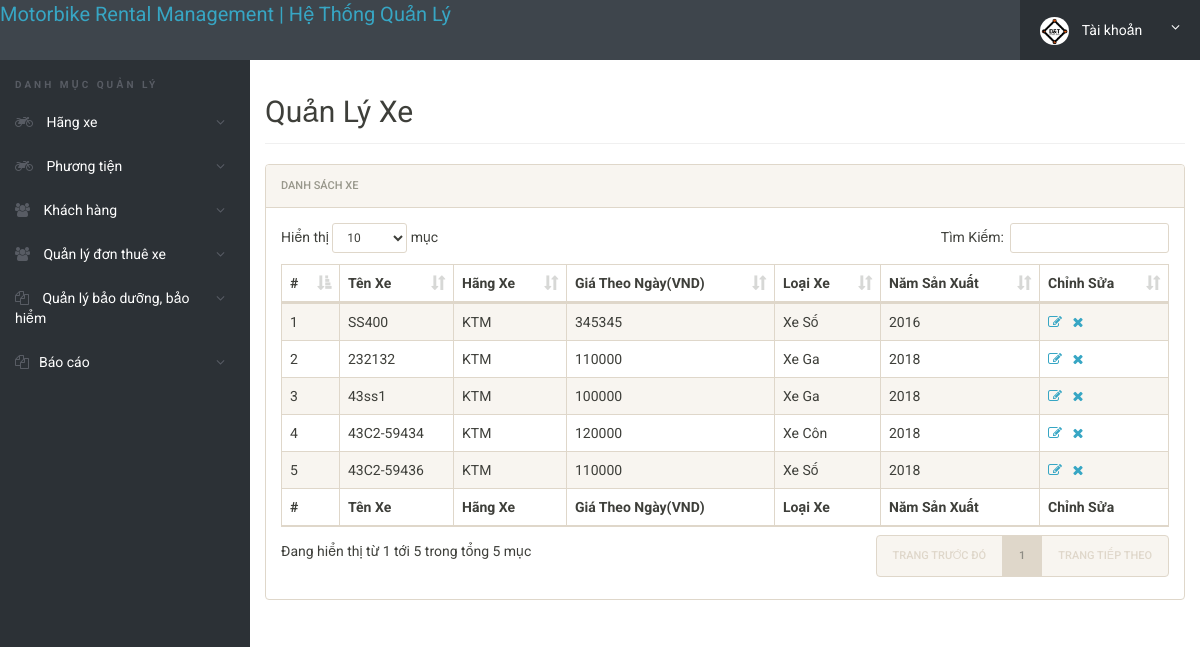
Screenshot of /admin/login/manage-vehicles.php (signed in) with the database file from the repository.
### tables this page shows
CREATE TABLE IF NOT EXISTS `hangxe` (
  `id` int(11) NOT NULL primary key,
  `TenHang` varchar(120) NOT NULL,
  `CreationDate` timestamp NULL DEFAULT CURRENT_TIMESTAMP,
  `UpdationDate` timestamp NULL DEFAULT NULL ON UPDATE CURRENT_TIMESTAMP
);

### admin/login/manage-vehicles.php (the view, shortened to what this page needs)
<?php
include('includes/config.php');
if(strlen($_SESSION['alogin'])==0)
	{
header('location:index.php');
}
else{
 ?>
<!doctype html>
<html lang="en" class="no-js">
<head>
	<link rel="stylesheet" href="css/font-awesome.min.css">
	<link rel="stylesheet" href="css/bootstrap.min.css">
	<link rel="stylesheet" href="css/dataTables.bootstrap.min.css">
	<link rel="stylesheet" href="css/bootstrap-social.css">
	<link rel="stylesheet" href="css/bootstrap-select.css">
	<link rel="stylesheet" href="css/fileinput.min.css">
	<link rel="stylesheet" href="css/awesome-bootstrap-checkbox.css">
	<link rel="stylesheet" href="css/style.css">
</head>
<body>
	<?php include('includes/header.php');?>
	<div class="ts-main-content">
		<?php include('includes/leftbar.php');?>
		<div class="content-wrapper">
			<div class="container-fluid">
				<div class="row">
					<div class="col-md-12">
						<h2 class="page-title">Quản Lý Xe</h2>
						<div class="panel panel-default">
							<div class="panel-heading">Danh sách xe</div>
							<div class="panel-body">
								<table id="zctb" class="display table table-striped table-bordered table-hover" cellspacing="0" width="100%">
									<thead>
										<tr>
										<th>#</th>
											<th>Tên Xe</th>
											<th>Hãng Xe </th>
											<th>Giá Theo Ngày(VND)</th>
											<th>Loại Xe</th>
											<th>Năm Sản Xuất</th>
											<th>Chỉnh Sửa</th>
										</tr>
									</thead>
									<tfoot>
										<tr>
										<th>#</th>
										<th>Tên Xe</th>
											<th>Hãng Xe </th>
											<th>Giá Theo Ngày(VND)</th>
											<th>Loại Xe</th>
											<th>Năm Sản Xuất</th>
											<th>Chỉnh Sửa</th>
										</tr>
									</tfoot>
									<tbody>
<?php $sql = "SELECT thongtinxe.TenXe,hangxe.TenHang,thongtinxe.GiaThueTheoNgay,thongtinxe.Type,thongtinxe.NamSanXuat,thongtinxe.id from thongtinxe join hangxe on hangxe.id=thongtinxe.HangXe";
$query = $dbh -> prepare($sql);
$query->execute();
$results=$query->fetchAll(PDO::FETCH_OBJ);
$cnt=1;
if($query->rowCount() > 0)
{
foreach($results as $result)
{				?>
										<tr>
											<td><?php echo htmlentities($cnt);?></td>
											<td><?php echo htmlentities($result->TenXe);?></td>
											<td><?php echo htmlentities($result->TenHang);?></td>
											<td><?php echo htmlentities($result->GiaThueTheoNgay);?></td>
											<td><?php echo htmlentities($result->Type);?></td>
												<td><?php echo htmlentities($result->NamSanXuat);?></td>
		<td><a href="edit-vehicle.php?id=<?php echo $result->id;?>"><i class="fa fa-edit"></i></a>&nbsp;&nbsp;
<a href="manage-vehicles.php?del=<?php echo $result->id;?>" onclick="return confirm('Bạn có muốn xóa hồ sơ xe');"><i class="fa fa-close"></i></a></td>
										</tr>
										<?php $cnt=$cnt+1; }} ?>
									</tbody>
								</table>
							</div>
						</div>
					</div>
				</div>
			</div>
		</div>
	</div>
</body>
</html>
<?php } ?>

### admin/login/css/style.css (style rules this page uses)
html { font-size: 14px; }
@media only screen and (min-width: 480px) { html { font-size: 17px; } }
@media only screen and (min-width: 768px) { html { font-size: 14px; } }
body { font-size: 1em; }
a { color: #37a6c4; }
.panel { overflow: hidden; }
.page-title { padding-bottom: 15px; margin-bottom: 20px; border-bottom: 1px solid #f0f0f0; }
.ts-main-content .content-wrapper { padding-top: 15px; margin-top: 60px; }
@media only screen and (min-width: 992px) { .ts-main-content .content-wrapper { margin-left: 250px; } }

### rows the page displays
thongtinxe: TenXe "SS400", hangxe.TenHang "KTM", GiaThueTheoNgay "345345", Type "Xe Số", NamSanXuat "2016"
thongtinxe: TenXe "232132", hangxe.TenHang "KTM", GiaThueTheoNgay "110000", Type "Xe Ga", NamSanXuat "2018"
thongtinxe: TenXe "43ss1", hangxe.TenHang "KTM", GiaThueTheoNgay "100000", Type "Xe Ga", NamSanXuat "2018"
thongtinxe: TenXe "43C2-59434", hangxe.TenHang "KTM", GiaThueTheoNgay "120000", Type "Xe Côn", NamSanXuat "2018"
thongtinxe: TenXe "43C2-59436", hangxe.TenHang "KTM", GiaThueTheoNgay "110000", Type "Xe Số", NamSanXuat "2018"
